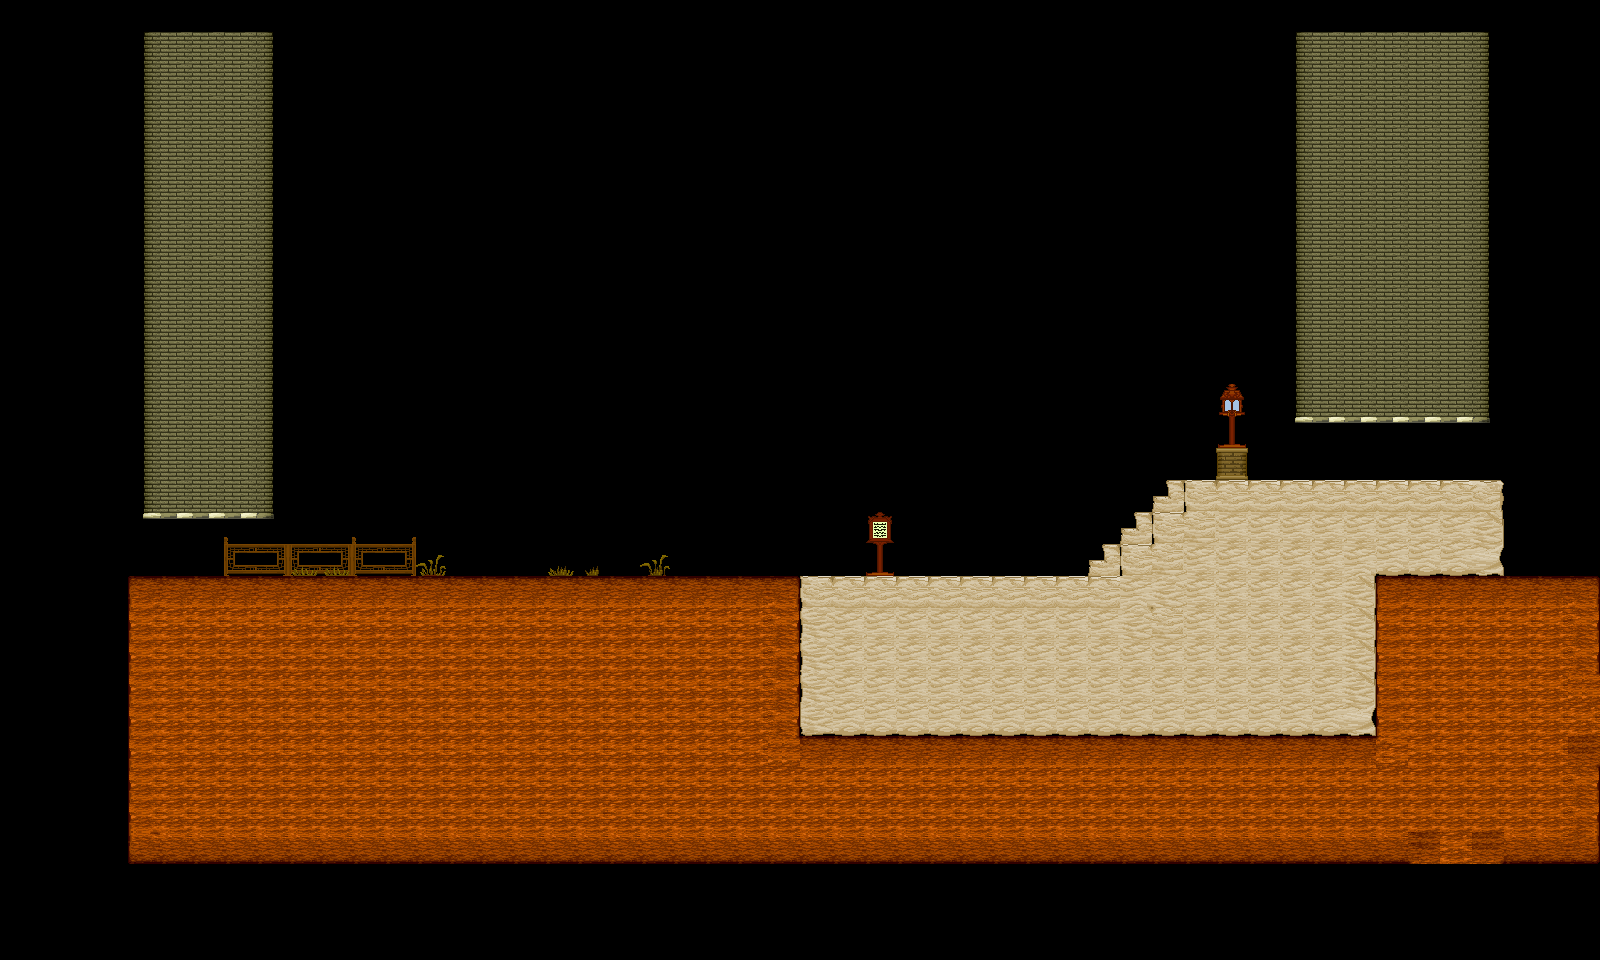

This is a level from a 2D game, rendered from its Tiled map with the project's own tilesets. A one-line summary and the map file follow, with tile-layer data summarised:
An orthogonal 50x30 tile map with 32x32 px tiles, 5 tile layers (Background1, Background2, Background3, Foreground1, ...) and 3 objects.

<map version="1.0" tiledversion="1.1.1" orientation="orthogonal" renderorder="right-down" width="50" height="30" tilewidth="32" tileheight="32" infinite="0" nextobjectid="9">
 <properties>
  <property name="unity:scale" value="0.0625" />
 </properties>
 <tileset firstgid="1" source="spear_park.tsx" />
 <layer name="Background1" width="50" height="30">
  <properties>
   <property name="unity:sortingOrder" type="int" value="-3" />
  </properties>
  <data>[1500 cells, 77 non-empty, 13 distinct tile ids]</data>
 </layer>
 <layer name="Background2" width="50" height="30">
  <properties>
   <property name="unity:sortingOrder" type="int" value="-2" />
  </properties>
  <data>[1500 cells, 1 non-empty, 1 distinct tile ids]</data>
 </layer>
 <layer name="Background3" width="50" height="30">
  <properties>
   <property name="unity:sortingOrder" type="int" value="-1" />
  </properties>
  <data>[1500 cells, 2 non-empty, 2 distinct tile ids]</data>
 </layer>
 <objectgroup name="walls">
  <properties>
   <property name="unity:layer" value="Obstacle" />
  </properties>
  <object id="4" x="144" y="512">
   <polyline points="0,0 128,0 128,-480 0,-480 0,0" />
  </object>
  <object id="5" x="128" y="864">
   <polyline points="0,0 1472,0 1472,-288 1376,-288 1376,-384 1056,-384 960,-288 0,-288 0,0" />
  </object>
  <object id="6" x="1296" y="416">
   <polyline points="0,0 192,0 192,-384 0,-384 0,0" />
  </object>
 </objectgroup>
 <objectgroup name="jumpThru">
  <properties>
   <property name="unity:layer" value="Obstacle" />
   <property name="unity:tag" value="jumpThru" />
  </properties>
 </objectgroup>
 <layer name="Foreground1" width="50" height="30">
  <properties>
   <property name="unity:sortingOrder" type="int" value="1" />
  </properties>
  <data>[1500 cells, 627 non-empty, 36 distinct tile ids]</data>
 </layer>
 <layer name="Foreground2" width="50" height="30">
  <properties>
   <property name="unity:sortingOrder" type="int" value="2" />
  </properties>
  <data>[1500 cells, 0 non-empty, 0 distinct tile ids]</data>
 </layer>
</map>
